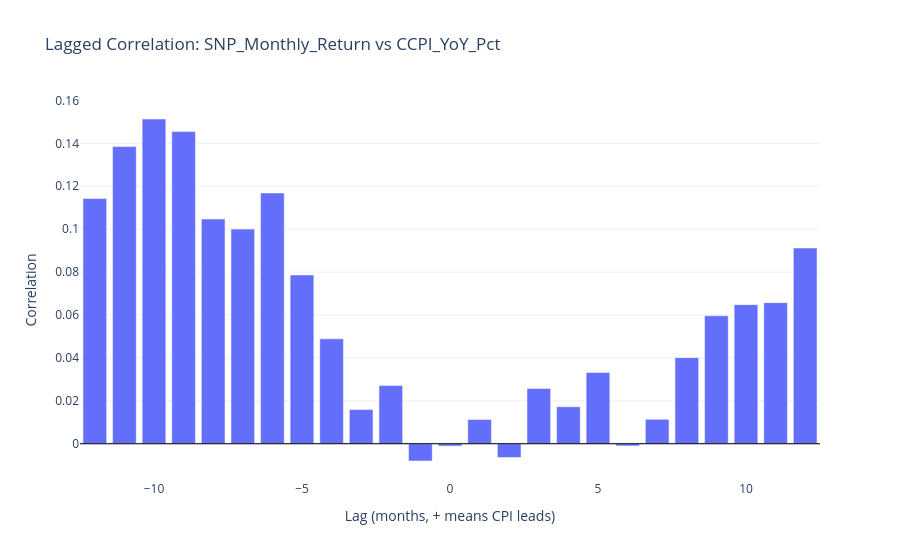
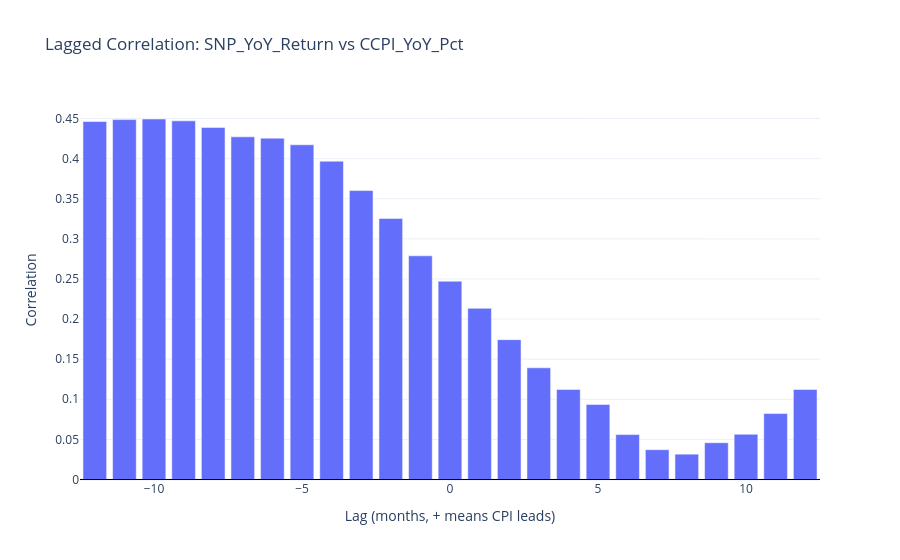
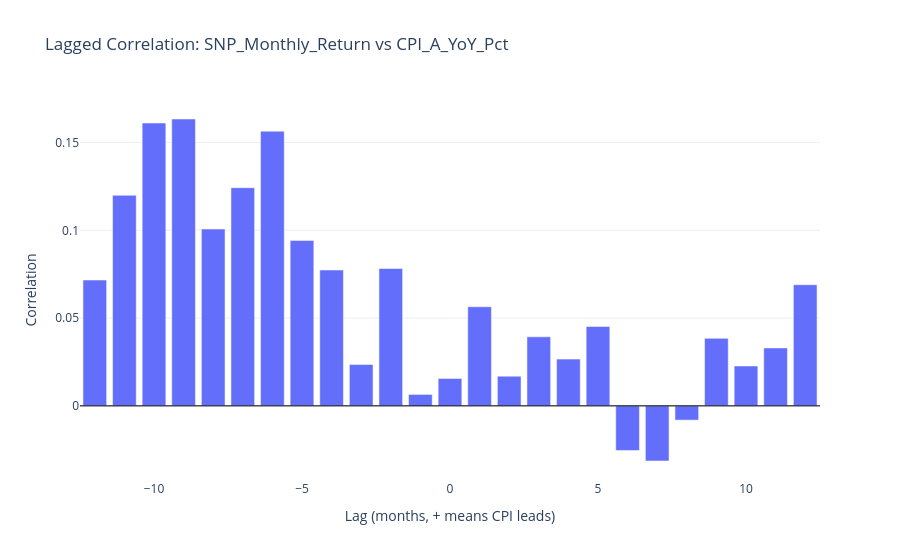
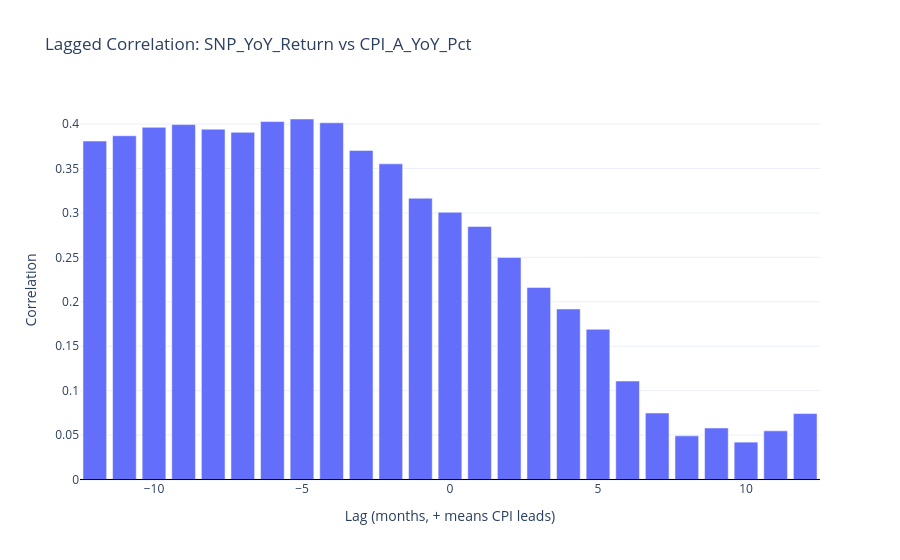

The notebook cell these images were saved under, in order:
### Markdown cell above
## 8) Lead-lag analysis

Positive lag means CPI leads SNP by that many months.

### Code cell
def lagged_corr(x: pd.Series, y: pd.Series, lags=range(-12, 13)) -> pd.DataFrame:
    rows = []
    for lag in lags:
        rows.append({'lag': lag, 'corr': x.corr(y.shift(lag))})
    return pd.DataFrame(rows)

cpi_yoy_cols = [c for c in ['CCPI_YoY_Pct', 'CPI_A_YoY_Pct', 'CPI_B_YoY_Pct', 'CPI_C_YoY_Pct'] if c in df.columns]
cpi_mom_cols = [c for c in ['CCPI_MoM_Pct', 'CPI_A_MoM_Pct', 'CPI_B_MoM_Pct', 'CPI_C_MoM_Pct'] if c in df.columns]

pairs = []
for c_col in cpi_yoy_cols:
    if {'SNP_Monthly_Return', c_col}.issubset(df.columns):
        pairs.append(('SNP_Monthly_Return', c_col))
    if {'SNP_YoY_Return', c_col}.issubset(df.columns):
        pairs.append(('SNP_YoY_Return', c_col))
for c_col in cpi_mom_cols:
    if {'SNP_Monthly_Return', c_col}.issubset(df.columns):
        pairs.append(('SNP_Monthly_Return', c_col))

for h_col, c_col in pairs:
    lc = lagged_corr(df[h_col], df[c_col])
    valid = lc.dropna(subset=['corr']).copy()

    if valid.empty:
        print(f'{h_col} vs {c_col}: no valid lagged correlations (insufficient overlapping data).')
        continue

    best_idx = valid['corr'].abs().idxmax()
    best = valid.loc[best_idx]
    print(f'{h_col} vs {c_col}: strongest |corr| at lag={int(best["lag"])} -> corr={best["corr"]:.3f}')

    fig = px.bar(
        lc,
        x='lag',
        y='corr',
        title=f'Lagged Correlation: {h_col} vs {c_col}',
        labels={'lag': 'Lag (months, + means CPI leads)', 'corr': 'Correlation'},
    )
    fig.add_hline(y=0, line_color='black', line_width=1)
    fig.update_layout(template='plotly_white', dragmode='pan')
    fig.show(config={"scrollZoom": True, "doubleClick": "reset+autosize"})

### Figure 1 — Plotly figure (JSON) as saved in the notebook; plotly's stock layout.template omitted (floating-point values rounded to 4 significant figures)
{"data": [{"hovertemplate": "Lag (months, + means CPI leads)=%{x}<br>Correlation=%{y}<extra></extra>", "legendgroup": "", "marker": {"color": "#636efa", "pattern": {"shape": ""}}, "name": "", "orientation": "v", "showlegend": false, "textposition": "auto", "type": "bar", "x": [-12, -11, -10, -9, -8, -7, -6, -5, -4, -3, -2, -1, 0, 1, 2, 3, 4, 5, 6, 7, 8, 9, 10, 11, 12], "xaxis": "x", "y": [0.1143, 0.1385, 0.1513, 0.1455, 0.1048, 0.1, 0.1169, 0.07868, 0.04888, 0.01595, 0.02713, -0.008042, -0.001083, 0.0113, -0.006418, 0.02576, 0.01724, 0.03323, -0.001022, 0.01141, 0.04013, 0.05964, 0.06483, 0.06574, 0.09119], "yaxis": "y"}], "layout": {"barmode": "relative", "dragmode": "pan", "legend": {"tracegroupgap": 0}, "shapes": [{"line": {"color": "black", "width": 1}, "type": "line", "x0": 0, "x1": 1, "xref": "x domain", "y0": 0, "y1": 0, "yref": "y"}], "title": {"text": "Lagged Correlation: SNP_Monthly_Return vs CCPI_YoY_Pct"}, "xaxis": {"anchor": "y", "domain": [0, 1], "title": {"text": "Lag (months, + means CPI leads)"}}, "yaxis": {"anchor": "x", "domain": [0, 1], "title": {"text": "Correlation"}}}}

### Figure 2 — Plotly figure (JSON) as saved in the notebook; plotly's stock layout.template omitted (floating-point values rounded to 4 significant figures)
{"data": [{"hovertemplate": "Lag (months, + means CPI leads)=%{x}<br>Correlation=%{y}<extra></extra>", "legendgroup": "", "marker": {"color": "#636efa", "pattern": {"shape": ""}}, "name": "", "orientation": "v", "showlegend": false, "textposition": "auto", "type": "bar", "x": [-12, -11, -10, -9, -8, -7, -6, -5, -4, -3, -2, -1, 0, 1, 2, 3, 4, 5, 6, 7, 8, 9, 10, 11, 12], "xaxis": "x", "y": [0.4464, 0.4487, 0.4494, 0.4471, 0.439, 0.4272, 0.4255, 0.4173, 0.3968, 0.3602, 0.3255, 0.2788, 0.2472, 0.2134, 0.1743, 0.1393, 0.1123, 0.09365, 0.05598, 0.03715, 0.03158, 0.04587, 0.05642, 0.08221, 0.1123], "yaxis": "y"}], "layout": {"barmode": "relative", "dragmode": "pan", "legend": {"tracegroupgap": 0}, "shapes": [{"line": {"color": "black", "width": 1}, "type": "line", "x0": 0, "x1": 1, "xref": "x domain", "y0": 0, "y1": 0, "yref": "y"}], "title": {"text": "Lagged Correlation: SNP_YoY_Return vs CCPI_YoY_Pct"}, "xaxis": {"anchor": "y", "domain": [0, 1], "title": {"text": "Lag (months, + means CPI leads)"}}, "yaxis": {"anchor": "x", "domain": [0, 1], "title": {"text": "Correlation"}}}}

### Figure 3 — Plotly figure (JSON) as saved in the notebook; plotly's stock layout.template omitted (floating-point values rounded to 4 significant figures)
{"data": [{"hovertemplate": "Lag (months, + means CPI leads)=%{x}<br>Correlation=%{y}<extra></extra>", "legendgroup": "", "marker": {"color": "#636efa", "pattern": {"shape": ""}}, "name": "", "orientation": "v", "showlegend": false, "textposition": "auto", "type": "bar", "x": [-12, -11, -10, -9, -8, -7, -6, -5, -4, -3, -2, -1, 0, 1, 2, 3, 4, 5, 6, 7, 8, 9, 10, 11, 12], "xaxis": "x", "y": [0.07168, 0.12, 0.1612, 0.1634, 0.1007, 0.1243, 0.1565, 0.09429, 0.07739, 0.02359, 0.07826, 0.006528, 0.0156, 0.05647, 0.01689, 0.03936, 0.02664, 0.04524, -0.02543, -0.03141, -0.008121, 0.03847, 0.02273, 0.03301, 0.06905], "yaxis": "y"}], "layout": {"barmode": "relative", "dragmode": "pan", "legend": {"tracegroupgap": 0}, "shapes": [{"line": {"color": "black", "width": 1}, "type": "line", "x0": 0, "x1": 1, "xref": "x domain", "y0": 0, "y1": 0, "yref": "y"}], "title": {"text": "Lagged Correlation: SNP_Monthly_Return vs CPI_A_YoY_Pct"}, "xaxis": {"anchor": "y", "domain": [0, 1], "title": {"text": "Lag (months, + means CPI leads)"}}, "yaxis": {"anchor": "x", "domain": [0, 1], "title": {"text": "Correlation"}}}}

### Figure 4 — Plotly figure (JSON) as saved in the notebook; plotly's stock layout.template omitted (floating-point values rounded to 4 significant figures)
{"data": [{"hovertemplate": "Lag (months, + means CPI leads)=%{x}<br>Correlation=%{y}<extra></extra>", "legendgroup": "", "marker": {"color": "#636efa", "pattern": {"shape": ""}}, "name": "", "orientation": "v", "showlegend": false, "textposition": "auto", "type": "bar", "x": [-12, -11, -10, -9, -8, -7, -6, -5, -4, -3, -2, -1, 0, 1, 2, 3, 4, 5, 6, 7, 8, 9, 10, 11, 12], "xaxis": "x", "y": [0.3809, 0.3869, 0.3963, 0.3994, 0.3943, 0.3907, 0.4028, 0.4057, 0.4015, 0.3703, 0.3553, 0.3166, 0.3008, 0.2847, 0.25, 0.2162, 0.1919, 0.1691, 0.1108, 0.07483, 0.04911, 0.05798, 0.04207, 0.05474, 0.07421], "yaxis": "y"}], "layout": {"barmode": "relative", "dragmode": "pan", "legend": {"tracegroupgap": 0}, "shapes": [{"line": {"color": "black", "width": 1}, "type": "line", "x0": 0, "x1": 1, "xref": "x domain", "y0": 0, "y1": 0, "yref": "y"}], "title": {"text": "Lagged Correlation: SNP_YoY_Return vs CPI_A_YoY_Pct"}, "xaxis": {"anchor": "y", "domain": [0, 1], "title": {"text": "Lag (months, + means CPI leads)"}}, "yaxis": {"anchor": "x", "domain": [0, 1], "title": {"text": "Correlation"}}}}
